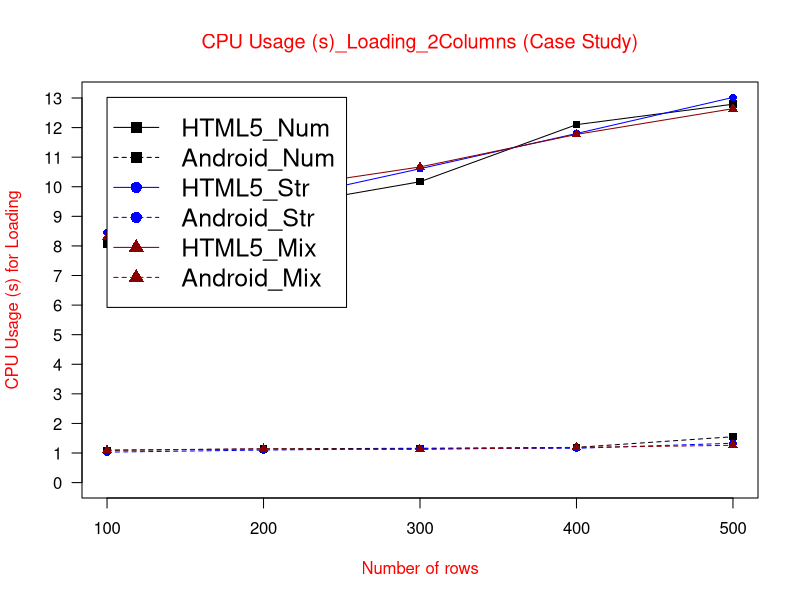

The R script that drew this image:
data <- read.table("(CS)CU(s)loading2col.txt", header = TRUE)

max_y <- max(data)
plot_colors <- c("black", "blue", "red4")
png(filename="(CS)CU(s)loading2col.png", height = 1000, width = 1450, bg = "white")
plot(data$HTML5_Num, type = "o", col = plot_colors[1], pch=15,  ylim=c(0,max_y), axes=FALSE, ann=FALSE)
axis(1, at=1:5, lab=c("100", "200", "300", "400", "500"))
axis(2, las=1, at=1*0:max_y, cex.axis = 1)

box()
lines(data$Android_Num, type="o", pch=15, lty=2, col=plot_colors[1])
lines(data$HTML5_Str, type="o", pch=16, lty=1,  col=plot_colors[2])
lines(data$Android_Str, type="o", pch=16, lty=2,  col=plot_colors[2])   
lines(data$HTML5_Mix, type="o", pch=17, lty=1, col=plot_colors[3])
lines(data$Android_Mix, type="o", pch=17, lty=2,   col=plot_colors[3])

title(main="CPU Usage (s)_Loading_2Columns (Case Study)", col.main="red", font.main=6)
title(xlab= "Number of rows", col.lab="red")
title(ylab= "CPU Usage (s) for Loading", col.lab="red")
legend(1, max_y, names(data), cex=1.5, col=c("black", "black","blue", "blue","red4","red4"), pch=c(15,15,16,16,17,17), lty=c(1,2,1,2,1,2));

dev.off()
